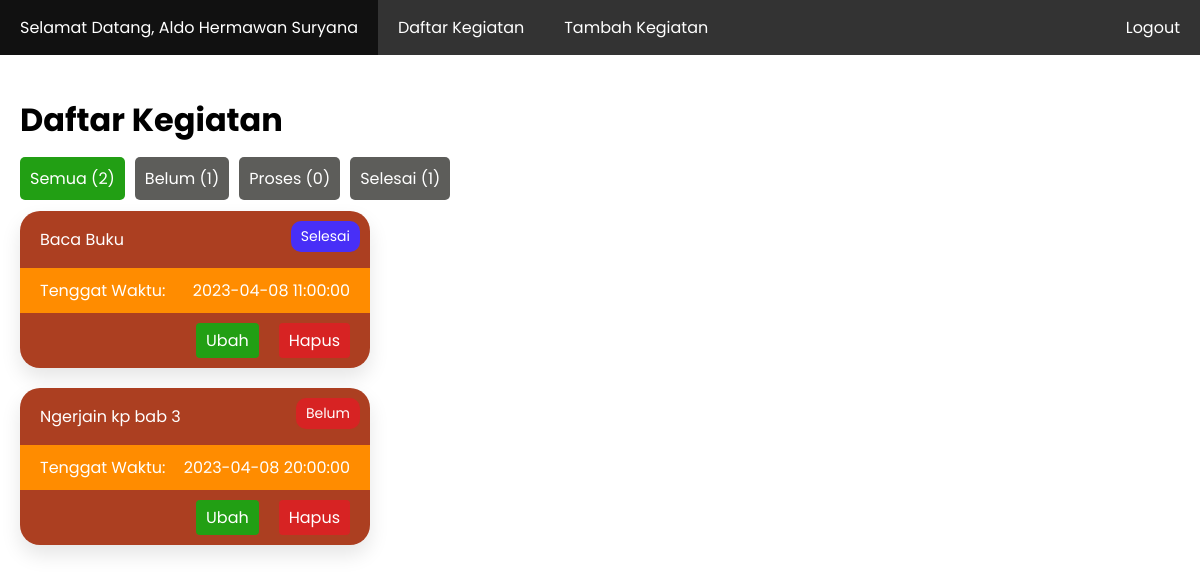
The app's page /index.php (signed in) with its own data.
### tables this page shows
CREATE TABLE `user` (
  `id_user` int(11) NOT NULL,
  `username` varchar(15) NOT NULL,
  `password` varchar(266) NOT NULL,
  `nama_lengkap` varchar(50) NOT NULL
);

CREATE TABLE `kegiatan` (
  `id_kegiatan` int(11) NOT NULL,
  `id_user` int(11) NOT NULL,
  `isi_kegiatan` text NOT NULL,
  `tenggat_waktu` datetime NOT NULL,
  `status` enum('belum','proses','selesai') NOT NULL
);

### index.php (the view, shortened to what this page needs)
<?php
require_once 'koneksi.php';
$id_user = $_SESSION['id_user'];
$data_user = mysqli_fetch_assoc(mysqli_query($koneksi, "SELECT * FROM user WHERE id_user = '$id_user'"));
$jumlah_semua = mysqli_num_rows(mysqli_query($koneksi, "SELECT * FROM kegiatan WHERE id_user = '$id_user'"));
$jumlah_belum = mysqli_num_rows(mysqli_query($koneksi, "SELECT * FROM kegiatan WHERE id_user = '$id_user' AND status = 'belum'"));
$jumlah_proses = mysqli_num_rows(mysqli_query($koneksi, "SELECT * FROM kegiatan WHERE id_user = '$id_user' AND status = 'proses'"));
$jumlah_selesai = mysqli_num_rows(mysqli_query($koneksi, "SELECT * FROM kegiatan WHERE id_user = '$id_user' AND status = 'selesai'"));
if (isset($_GET['status'])) {
	$status = $_GET['status'];
	$kegiatan = mysqli_query($koneksi, "SELECT * FROM kegiatan WHERE id_user = '$id_user' AND status = '$status' ORDER BY tenggat_waktu ASC");
}
else
{
	$kegiatan = mysqli_query($koneksi, "SELECT * FROM kegiatan WHERE id_user = '$id_user' ORDER BY tenggat_waktu ASC");
}
?>
<!DOCTYPE html>
<html lang="en">
<head>
	<link rel="stylesheet" href="style.css">
</head>
<body>
	<nav>
	  <ul>
	    <li><a href="profile.php">Selamat Datang, <?= $data_user['nama_lengkap']; ?></a></li>
	    <li><a href="index.php">Daftar Kegiatan</a></li>
	    <li><a href="tambah_kegiatan.php">Tambah Kegiatan</a></li>
	    <li class="right"><a href="logout.php">Logout</a></li>
	  </ul>
	</nav>
	<div class="container">
		<h1>Daftar Kegiatan</h1>
		<ul class="horizontal-list">
		  <li><a href="index.php" class="button <?= (isset($_GET['status'])) ? 'bg-grey' : ''; ?>">Semua (<?= $jumlah_semua; ?>)</a></li>
		  <li><a href="index.php?status=belum" class="button <?= (isset($_GET['status']) && $_GET['status'] == 'belum') ? 'bg-red' : 'bg-grey'; ?>">Belum (<?= $jumlah_belum; ?>)</a></li>
		  <li><a href="index.php?status=proses" class="button <?= (isset($_GET['status']) && $_GET['status'] == 'proses') ? 'bg-yellow' : 'bg-grey'; ?>">Proses (<?= $jumlah_proses; ?>)</a></li>
		  <li><a href="index.php?status=selesai" class="button <?= (isset($_GET['status']) && $_GET['status'] == 'selesai') ? 'bg-blue' : 'bg-grey'; ?>">Selesai (<?= $jumlah_selesai; ?>)</a></li>
		</ul>
		<?php if (mysqli_num_rows($kegiatan)): ?>
			<?php foreach ($kegiatan as $data): ?>
				<div class="card">
					<?php if ($data['status'] == 'belum'): ?>
					  <a onclick="return confirm('Apakah Anda yakin ingin mengubah status kegiatan <?= $data['isi_kegiatan']; ?> menjadi proses?')" href="ubah_status.php?id_kegiatan=<?= $data['id_kegiatan']; ?>" class="card-status bg-red"><?= ucwords($data['status']); ?></a>
					<?php elseif ($data['status'] == 'proses'): ?>
					  <a onclick="return confirm('Apakah Anda yakin ingin mengubah status kegiatan <?= $data['isi_kegiatan']; ?> menjadi selesai?')" href="ubah_status.php?id_kegiatan=<?= $data['id_kegiatan']; ?>" class="card-status bg-yellow"><?= ucwords($data['status']); ?></a>
					<?php else: ?>
					  <a class="card-status bg-blue"><?= ucwords($data['status']); ?></a>
					<?php endif ?>
					<div class="card-content">
						<p><?= $data['isi_kegiatan']; ?></p>
					</div>
					<?php
						$now = new DateTime();
						$deadline = new DateTime($data['tenggat_waktu']);
					 ?>
					<?php if ($now > $deadline): ?>
				    	<?php if ($data['status'] != 'selesai'): ?>
						  	<div class="card-deadline bg-red-card">
						    	<span>Tenggat Waktu:</span>
						    	<span>SUDAH TERLEWAT!!!</span>
					  		</div>
					  	<?php else: ?>
						  	<div class="card-deadline">
						    	<span>Tenggat Waktu:</span>
						    	<span><?= $data['tenggat_waktu']; ?></span>
					  		</div>
					  	<?php endif ?>
				  	<?php else: ?>
					  	<div class="card-deadline">
					    	<span>Tenggat Waktu:</span>
					    	<span><?= $data['tenggat_waktu']; ?></span>
				  		</div>
					<?php endif ?>
				  <div class="card-actions">
				    <a href="ubah_kegiatan.php?id_kegiatan=<?= $data['id_kegiatan']; ?>" class="button">Ubah</a>
					<a onclick="return confirm('Apakah Anda yakin ingin menghapus kegiatan <?= $data['isi_kegiatan']; ?>?')" href="hapus_kegiatan.php?id_kegiatan=<?= $data['id_kegiatan']; ?>" class="button bg-red">Hapus</a>
				  </div>
				</div>
			<?php endforeach ?>
		<?php else: ?>
			<h3>Belum ada kegiatan</h3>
			<a href="tambah_kegiatan.php" class="button">Tambah Kegiatan</a>
		<?php endif ?>
	</div>
</body>
</html>

### style.css (style rules this page uses)
body { font-family: 'Poppins', sans-serif; padding: 0; margin: 0; }
.button { background-color: #229F14; border: 0px; border-radius: 5px; padding: 10px; color: white; text-decoration: none; }
nav { background-color: #333; overflow: hidden; }
nav ul { margin: 0; padding: 0; list-style: none; }
nav li { float: left; }
nav li a { display: block; color: white; text-align: center; padding: 15px 20px; text-decoration: none; }
nav li.right { float: right; }
.container { max-width: 1200px; margin: 0 auto; padding: 20px; }
.card { position: relative; display: flex; flex-direction: column; justify-content: space-between; width: 350px; background-color: #ac3f21; border-radius: 20px; box-shadow: 0 10px 20px rgba(0, 0, 0, 0.1); overflow: hidden; margin: 20px 0; }
.card-content { padding: 0 20px; font-size: 16px; text-align: justify; color: white; }
.card-deadline { display: flex; align-items: center; justify-content: space-between; padding: 10px 20px; background-color: #ff8c00; color: #fff; }
.card-status { position: absolute; top: 10px; right: 10px; padding: 5px 10px; background-color: #3498db; color: #fff; border-radius: 10px; font-size: 14px; text-decoration: none; }
.card-actions { display: flex; align-items: right; justify-content: right; padding: 10px; }
.card-actions a { margin: 0 10px; padding: 5px 10px; color: #fff; border: none; border-radius: 4px; font-size: 16px; cursor: pointer; text-decoration: none; }
.bg-red { background-color: #d72323; }
.bg-grey { background-color: #5d5d5a; }
.bg-blue { background-color: #482ff7; }
.horizontal-list { display: flex; list-style: none; padding: 0; margin: 0; }
.horizontal-list li { margin-right: 10px; }
.horizontal-list li:last-child { margin-right: 0; }

### records on screen
user: nama_lengkap "Aldo Hermawan Suryana"
kegiatan: status "Selesai", isi_kegiatan "Baca Buku", tenggat_waktu "2023-04-08 11:00:00"
kegiatan: status "Belum", isi_kegiatan "Ngerjain kp bab 3", tenggat_waktu "2023-04-08 20:00:00"

### other values on screen
$jumlah_semua "2"
$jumlah_belum "1"
$jumlah_proses "0"
$jumlah_selesai "1"
